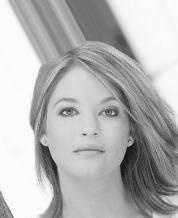
#> input picture gray_dataset/1.jpeg, 178 x 218 px; its folder holds only this picture in this run
$ python resize.py
#> lines starting #> are read from the running program, lines starting #| are printed output that depends on the picture
import cv2
import os
path='gray_dataset/'
images=os.listdir('gray_dataset/')
pathSaved=os.path.dirname(os.path.dirname(os.path.abspath(__file__)))+'/eigneface/gray_dataset_resized/'

percent=40
width=int(178*percent/100)
height=int(218*percent/100)
dsize=(width,height)
counter=1
for im in images:
    image=cv2.imread(path+im)
#> image is the input picture: shape (218, 178, 3); min 11, max 255, mean 181
    resize=cv2.resize(image,dsize=dsize)
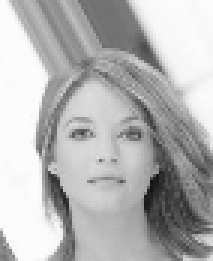
#> resize: shape (87, 71, 3) (shown 3 times larger); min 17, max 254, mean 180.8
    gray = cv2.cvtColor(resize, cv2.COLOR_BGR2GRAY)
    status=cv2.imwrite(os.path.join(pathSaved,'{}.jpeg'.format(counter)),gray)
    print('Picture {} Success'.format(status))
#| Picture True Success
    counter+=1

print(pathSaved)

$ run again, on gray_dataset/106.jpeg
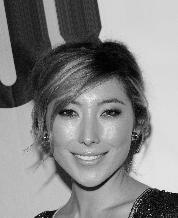
#> input picture gray_dataset/106.jpeg, 178 x 218 px
#> image is the input picture: shape (218, 178, 3); min 0, max 247, mean 134.5
#> `resize=cv2.resize(image,dsize=dsize)`:
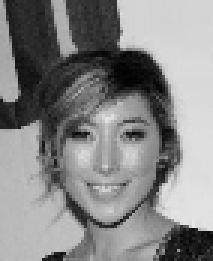
#> resize: shape (87, 71, 3) (shown 3 times larger); min 2, max 232, mean 134.3
#| Picture True Success

$ run again, on gray_dataset/107.jpeg
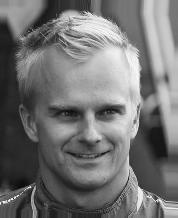
#> input picture gray_dataset/107.jpeg, 178 x 218 px
#> image is the input picture: shape (218, 178, 3); min 5, max 255, mean 114.7
#> `resize=cv2.resize(image,dsize=dsize)`:
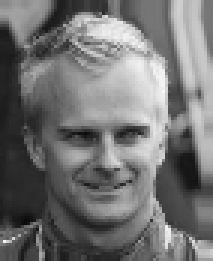
#> resize: shape (87, 71, 3) (shown 3 times larger); min 11, max 248, mean 114.5
#| Picture True Success

$ run again, on gray_dataset/109.jpeg
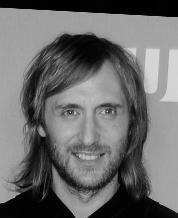
#> input picture gray_dataset/109.jpeg, 178 x 218 px
#> image is the input picture: shape (218, 178, 3); min 0, max 227, mean 107.1
#> `resize=cv2.resize(image,dsize=dsize)`:
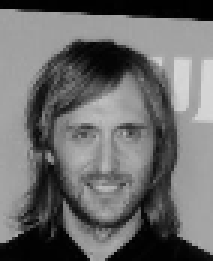
#> resize: shape (87, 71, 3) (shown 3 times larger); min 0, max 215, mean 107
#| Picture True Success

$ run again, on gray_dataset/10.jpeg
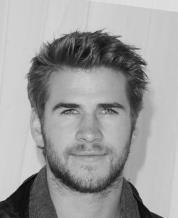
#> input picture gray_dataset/10.jpeg, 178 x 218 px
#> image is the input picture: shape (218, 178, 3); min 0, max 227, mean 157.8
#> `resize=cv2.resize(image,dsize=dsize)`:
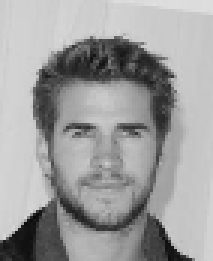
#> resize: shape (87, 71, 3) (shown 3 times larger); min 8, max 225, mean 157.7
#| Picture True Success
